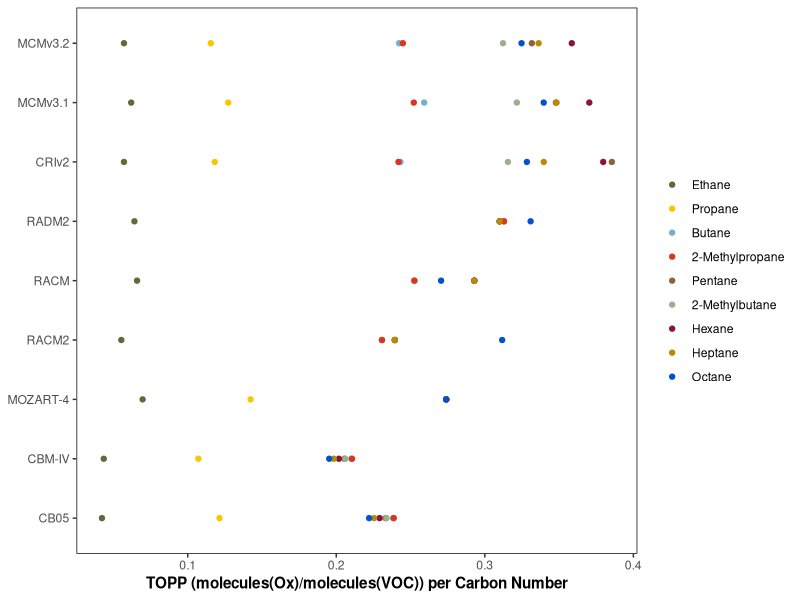
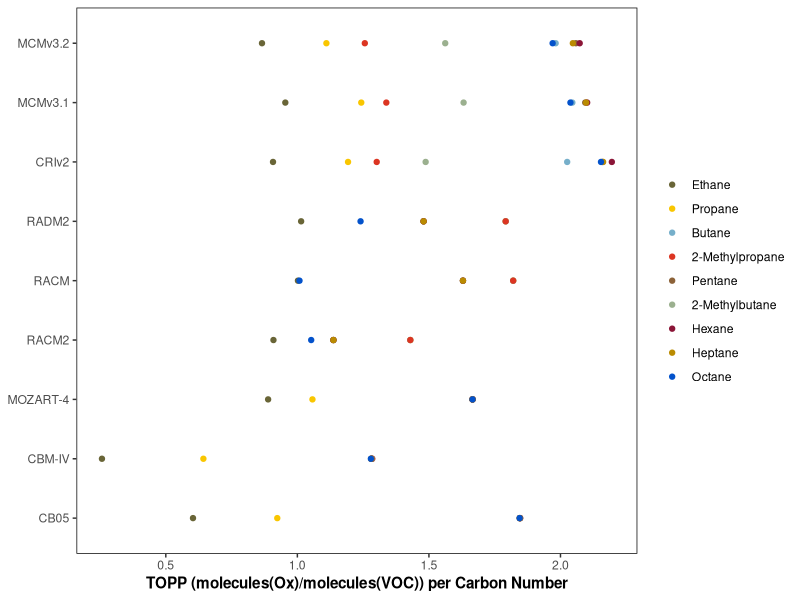

These charts were generated, in order, by the following R code:
#R script to plot first day TOPP per carbon number vs alkane C number
# Version 0: Jane Coates 5/1/2015

#first day  TOPP for all alkanes
cb05.data = data.frame(TOPP = c(0.0422586239874363, 0.121386567751567, 0.238201901316643, 0.238716972345505, 0.233166781832192, 0.233782935142518, 0.229173560937245, 0.225463160341231, 0.222113206982612), C = c(2, 3, 4, 4, 5, 5, 6, 7, 8), Mechanism = rep("CB05", 9), VOC = c("Ethane", "Propane", "Butane", "2-Methylpropane", "Pentane", "2-Methylbutane", "Hexane", "Heptane", "Octane"))
cbm4.data = data.frame(TOPP = c(0.0434719733893872, 0.107176880041758, 0.210127040743828, 0.210603311657905, 0.20547103881836, 0.206040835380554, 0.201778173446655, 0.19834666076005, 0.195248052477836), C = c(2, 3, 4, 4, 5, 5, 6, 7, 8), Mechanism = rep("CBM-IV", 9), VOC = c("Ethane", "Propane", "Butane", "2-Methylpropane", "Pentane", "2-Methylbutane", "Hexane", "Heptane", "Octane"))
cri.data = data.frame(TOPP = c(0.057076256722212, 0.118185053269068, 0.243190437555313, 0.241874828934669, 0.385513019561768, 0.31553225517273, 0.379698912302653, 0.339673059492897, 0.32830798625946), C = c(2, 3, 4, 4, 5, 5, 6, 7, 8), Mechanism = rep("CRIv2", 9), VOC = c("Ethane", "Propane", "Butane", "2-Methylpropane", "Pentane", "2-Methylbutane", "Hexane", "Heptane", "Octane"))
mcm1.data = data.frame(TOPP = c(0.06194157153368, 0.127277582883835, 0.259183406829835, 0.25218290090561, 0.34785361289978, 0.321570491790772, 0.370329062143962, 0.348299688624053, 0.339634329080581), C = c(2, 3, 4, 4, 5, 5, 6, 7, 8), Mechanism = rep("MCMv3.1", 9), VOC = c("Ethane", "Propane", "Butane", "2-Methylpropane", "Pentane", "2-Methylbutane", "Hexane", "Heptane", "Octane"))
mcm2.data = data.frame(TOPP = c(0.057087603956461, 0.115475565195084, 0.242281585931778, 0.244841560721398, 0.331647205352784, 0.31221923828125, 0.358553489049275, 0.336237172053613, 0.324726074934006), C = c(2, 3, 4, 4, 5, 5, 6, 7, 8), Mechanism = rep("MCMv3.2", 9), VOC = c("Ethane", "Propane", "Butane", "2-Methylpropane", "Pentane", "2-Methylbutane", "Hexane", "Heptane", "Octane"))
mozart.data = data.frame(TOPP = c(0.069627322256565, 0.142314900954564, 0.274010121822358, 0.274010121822358, 0.274010133743286, 0.274010133743286, 0.274010133743286, 0.274010133743286, 0.274010133743286), C = c(2, 3, 4, 4, 5, 5, 6, 7, 8),Mechanism = rep("MOZART-4", 9), VOC = c("Ethane", "Propane", "Butane", "2-Methylpropane", "Pentane", "2-Methylbutane", "Hexane", "Heptane", "Octane"))
radm2.data = data.frame(TOPP = c(0.064120053903007, 0.312896624378774, 0.312896617527665, 0.312896617527665, 0.31000804901123, 0.31000804901123, 0.31000804901123, 0.31000804901123, 0.330835284918191), C = c(2, 3, 4, 4, 5, 5, 6, 7, 8),Mechanism = rep("RADM2", 9), VOC = c("Ethane", "Propane", "Butane", "2-Methylpropane", "Pentane", "2-Methylbutane", "Hexane", "Heptane", "Octane"))
racm.data = data.frame(TOPP = c(0.0658913031220435, 0.252559267241379, 0.25255926724138, 0.25255926724138, 0.292924404144288, 0.292924404144288, 0.292924404144288, 0.292924404144288, 0.270566041764641), C = c(2, 3, 4, 4, 5, 5, 6, 7, 8), Mechanism = rep("RACM", 9), VOC = c("Ethane", "Propane", "Butane", "2-Methylpropane", "Pentane", "2-Methylbutane", "Hexane", "Heptane", "Octane"))
racm2.data = data.frame(TOPP = c(0.055301286280155, 0.230745209587945, 0.230745209587945, 0.230745209587945, 0.23941831929343, 0.23941831929343, 0.23941831929343, 0.23941831929343, 0.31167953027883), C = c(2, 3, 4, 4, 5, 5, 6, 7, 8), Mechanism = rep("RACM2", 9), VOC = c("Ethane", "Propane", "Butane", "2-Methylpropane", "Pentane", "2-Methylbutane", "Hexane", "Heptane", "Octane"))

full = rbind(cb05.data, cbm4.data, cri.data, mcm1.data, mcm2.data, mozart.data, radm2.data, racm.data, racm2.data)
full$Mechanism = factor(full$Mechanism, levels = rev(c("MCMv3.2", "MCMv3.1", "CRIv2", "RADM2", "RACM", "RACM2", "MOZART-4", "CBM-IV", "CB05")))
full$VOC = factor(full$VOC, levels = c("Ethane", "Propane", "Butane", "2-Methylpropane", "Pentane", "2-Methylbutane", "Hexane", "Heptane", "Octane"))

#plotting 
library(ggplot2)
library(plyr)
library(Cairo)

my.colours = c( "Ethane" = "#696537", "Propane" = "#f9c600", "Butane" = "#76afca", "2-Methylpropane" = "#dc3522", "Pentane" = "#8c6238", "2-Methylbutane" = "#9bb08f", "Hexane" = "#8b1537", "Heptane" = "#ba8b01", "Octane" = "#0352cb" )

plot = ggplot(full, aes(x = Mechanism, y = TOPP, colour = VOC))
plot = plot + geom_point()
plot = plot + coord_flip()
plot = plot + ylab("TOPP (molecules(Ox)/molecules(VOC)) per Carbon Number")
plot = plot + scale_colour_manual(values = my.colours)
plot = plot + theme_bw()
plot = plot + theme(axis.title = element_text(face = "bold"))
plot = plot + theme(panel.border = element_rect(colour = "black"))
plot = plot + theme(panel.grid = element_blank())
plot = plot + theme(legend.title = element_blank())
plot = plot + theme(legend.key = element_blank())
plot = plot + theme(axis.title.y = element_blank())

CairoPDF(file = "Alkanes_vs_C.pdf", width = 6, height = 4.2)
print(plot)
dev.off()

#cumulative  TOPP for all alkanes
cb05.sums = data.frame(TOPP = c(0.60335508361459, 0.923657203714053, 1.84673887491226, 1.84680387749839, 1.84610499031539, 1.84618226289749, 1.8456027507782, 1.84513571958547, 1.84471476078034), C = c(2, 3, 4, 4, 5, 5, 6, 7, 8), Mechanism = rep("CB05", 9), VOC = c("Ethane", "Propane", "Butane", "2-Methylpropane", "Pentane", "2-Methylbutane", "Hexane", "Heptane", "Octane"))
cbm4.sums = data.frame(TOPP = c(0.257339833304286, 0.642852172255517, 1.28430606424809, 1.28446382284164, 1.28276613950729, 1.28295435905457, 1.28154492378235, 1.28041032181179, 1.27938625961543), C = c(2, 3, 4, 4, 5, 5, 6, 7, 8), Mechanism = rep("CBM-IV", 9), VOC = c("Ethane", "Propane", "Butane", "2-Methylpropane", "Pentane", "2-Methylbutane", "Hexane", "Heptane", "Octane"))
cri.sums = data.frame(TOPP = c(0.90744724497199, 1.19261922438939, 2.02547438442707, 1.30156747996807, 2.15941095352172, 1.48752684593201, 2.19520086050033, 2.16198409962616, 2.15395130589604), C = c(2, 3, 4, 4, 5, 5, 6, 7, 8), Mechanism = rep("CRIv2", 9), VOC = c("Ethane", "Propane", "Butane", "2-Methylpropane", "Pentane", "2-Methylbutane", "Hexane", "Heptane", "Octane"))
mcm1.sums = data.frame(TOPP = c(0.95420465618372, 1.24286951621373, 2.04508712887764, 1.33807555586099, 2.09400859475136, 1.63178697228432, 2.10139422118663, 2.09759336875754, 2.03783712722361), C = c(2, 3, 4, 4, 5, 5, 6, 7, 8), Mechanism = rep("MCMv3.1", 9), VOC = c("Ethane", "Propane", "Butane", "2-Methylpropane", "Pentane", "2-Methylbutane", "Hexane", "Heptane", "Octane"))
mcm2.sums = data.frame(TOPP = c(0.865593794733285, 1.11035437385241, 1.9816093146801, 1.25637395679951, 2.0586550951004, 1.56194756031036, 2.07305474579333, 2.04698729770051, 1.97013106569648), C = c(2, 3, 4, 4, 5, 5, 6, 7, 8), Mechanism = rep("MCMv3.2", 9), VOC = c("Ethane", "Propane", "Butane", "2-Methylpropane", "Pentane", "2-Methylbutane", "Hexane", "Heptane", "Octane"))
mozart.sums = data.frame(TOPP = c(0.88885911554098, 1.05732961495717, 1.66577024757862, 1.66577024757862, 1.66577024757862, 1.66577024757862, 1.66577024757862, 1.66577024757862, 1.66577024757862), C = c(2, 3, 4, 4, 5, 5, 6, 7, 8),Mechanism = rep("MOZART-4", 9), VOC = c("Ethane", "Propane", "Butane", "2-Methylpropane", "Pentane", "2-Methylbutane", "Hexane", "Heptane", "Octane"))
radm2.sums = data.frame(TOPP = c(1.01430642907959, 1.7917226785901, 1.791722640909, 1.791722640909, 1.47968599696954, 1.47968599696954, 1.47968599696954, 1.47968599696954, 1.24018539668885), C = c(2, 3, 4, 4, 5, 5, 6, 7, 8),Mechanism = rep("RADM2", 9), VOC = c("Ethane", "Propane", "Butane", "2-Methylpropane", "Pentane", "2-Methylbutane", "Hexane", "Heptane", "Octane"))
racm.sums = data.frame(TOPP = c(1.00219408422708, 1.82024583049204, 1.82024583049204, 1.82024583049204, 1.62936080495516, 1.62936080495516, 1.62936080495516, 1.62936080495516, 1.00811153726678), C = c(2, 3, 4, 4, 5, 5, 6, 7, 8), Mechanism = rep("RACM", 9), VOC = c("Ethane", "Propane", "Butane", "2-Methylpropane", "Pentane", "2-Methylbutane", "Hexane", "Heptane", "Octane"))
racm2.sums = data.frame(TOPP = c(0.909124590456485, 1.42925610696828, 1.42925610696828, 1.42925610696828, 1.1370189424072, 1.1370189424072, 1.1370189424072, 1.1370189424072, 1.05259203890672), C = c(2, 3, 4, 4, 5, 5, 6, 7, 8), Mechanism = rep("RACM2", 9), VOC = c("Ethane", "Propane", "Butane", "2-Methylpropane", "Pentane", "2-Methylbutane", "Hexane", "Heptane", "Octane"))

sum = rbind(cb05.sums, cbm4.sums, cri.sums, mcm1.sums, mcm2.sums, mozart.sums, radm2.sums, racm.sums, racm2.sums)
sum$Mechanism = factor(sum$Mechanism, levels = rev(c("MCMv3.2", "MCMv3.1", "CRIv2", "RADM2", "RACM", "RACM2", "MOZART-4", "CBM-IV", "CB05")))
sum$VOC = factor(sum$VOC, levels = c("Ethane", "Propane", "Butane", "2-Methylpropane", "Pentane", "2-Methylbutane", "Hexane", "Heptane", "Octane"))

plot = ggplot(sum, aes(x = Mechanism, y = TOPP, colour = VOC))
plot = plot + geom_point()
plot = plot + coord_flip()
plot = plot + ylab("TOPP (molecules(Ox)/molecules(VOC)) per Carbon Number")
plot = plot + scale_colour_manual(values = my.colours)
plot = plot + theme_bw()
plot = plot + theme(axis.title = element_text(face = "bold"))
plot = plot + theme(panel.border = element_rect(colour = "black"))
plot = plot + theme(panel.grid = element_blank())
plot = plot + theme(legend.title = element_blank())
plot = plot + theme(legend.key = element_blank())
plot = plot + theme(axis.title.y = element_blank())

CairoPDF(file = "Alkanes_vs_C_sums.pdf", width = 6, height = 4.2)
print(plot)
dev.off()
